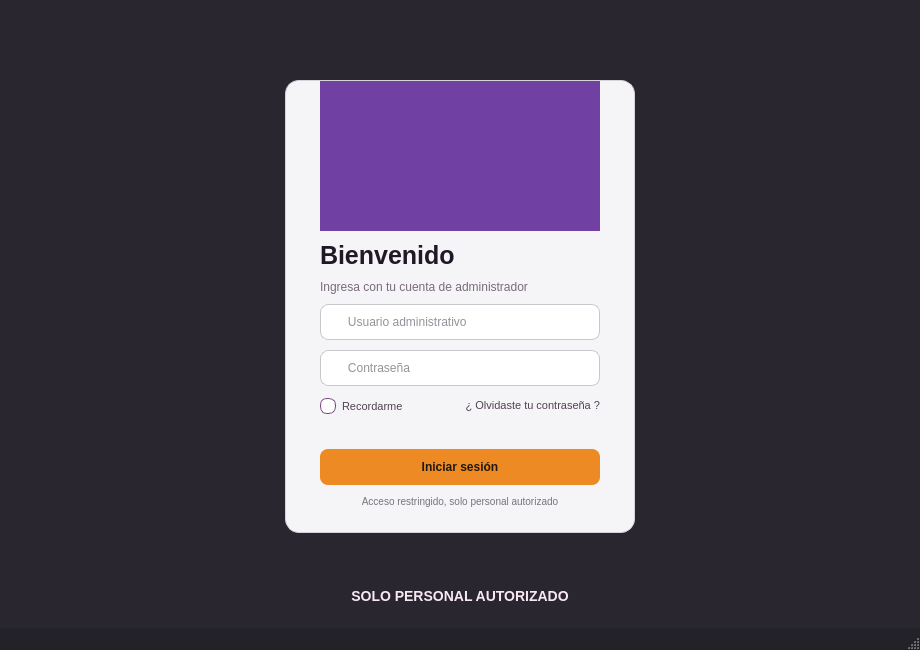
<?xml version="1.0" encoding="UTF-8"?>
<ui version="4.0">
 <class>AdminLogin</class>
 <widget class="QMainWindow" name="AdminLogin">
  <property name="geometry">
   <rect>
    <x>0</x>
    <y>0</y>
    <width>920</width>
    <height>650</height>
   </rect>
  </property>
  <property name="minimumSize">
   <size>
    <width>920</width>
    <height>650</height>
   </size>
  </property>
  <property name="windowTitle">
   <string> Acceso administrativo</string>
  </property>
  <property name="styleSheet">
   <string notr="true">QMainWindow { background: #242229; } QWidget#centralwidget { background: #242229; } QWidget#scene { background-color: #292630; background-image: qlineargradient(x1:0,y1:0,x2:1,y2:1,stop:0 #292630,stop:0.58 #49316a,stop:1 #7041a2); } QFrame#loginCard { background: #f5f4f6; border: 1px solid #d5d2da; border-radius: 14px; } QLabel#artwork { background-color: #7041a2; background-image: qlineargradient(x1:0,y1:0,x2:1,y2:0,stop:0 #503174,stop:1 #7041a2); color: #ffffff; font-size: 54px; border: none; } QLabel#brand { color: #f9e8f1; background: transparent; font-size: 14px; font-weight: 600; } QLabel#title { color: #201827; font-size: 25px; font-weight: 700; } QLabel#subtitle { color: #796b7d; font-size: 12px; } QLineEdit { background: #ffffff; color: #292631; border: 1px solid #c8c7cd; border-radius: 8px; padding: 9px 15px; font-size: 12px; selection-background-color: #743c76; } QLineEdit:focus { border: 2px solid #7041a2; } QLineEdit::placeholder { color: #89858f; } QCheckBox, QCheckBox:checked { color: #514255; font-size: 11px; spacing: 6px; } QCheckBox::indicator { width: 14px; height: 14px; border: 1px solid #7b4780; border-radius: 7px; background: white; } QCheckBox::indicator:checked { background: #734177; } QPushButton#forgotButton, QPushButton#backButton { color: #514255; background: transparent; border: none; font-size: 11px; text-align: right; } QPushButton#forgotButton:hover, QPushButton#backButton:hover { color: #ed8a24; text-decoration: underline; } QPushButton#loginButton { color: white; background: #ed8a24; color: #21180f; border: none; border-radius: 8px; padding: 9px; font-size: 12px; font-weight: 700; } QPushButton#loginButton:hover { background: #d97816; } QPushButton#loginButton:pressed { background: #c46810; } QLabel#statusLabel { color: #a44764; font-size: 11px; } QLabel#footer { color: #f9eaf2; background: transparent; font-size: 11px; } </string>
  </property>
  <widget class="QWidget" name="centralwidget">
   <layout class="QVBoxLayout" name="outerLayout">
    <property name="spacing">
     <number>0</number>
    </property>
    <property name="leftMargin">
     <number>0</number>
    </property>
    <property name="topMargin">
     <number>0</number>
    </property>
    <property name="rightMargin">
     <number>0</number>
    </property>
    <property name="bottomMargin">
     <number>0</number>
    </property>
    <item>
     <widget class="QWidget" name="scene" native="true">
      <layout class="QVBoxLayout" name="sceneLayout">
       <property name="leftMargin">
        <number>30</number>
       </property>
       <property name="topMargin">
        <number>30</number>
       </property>
       <property name="rightMargin">
        <number>30</number>
       </property>
       <property name="bottomMargin">
        <number>24</number>
       </property>
       <item>
        <spacer name="topSpacer">
         <property name="orientation">
          <enum>Qt::Vertical</enum>
         </property>
         <property name="sizeHint" stdset="0">
          <size>
           <width>20</width>
           <height>10</height>
          </size>
         </property>
        </spacer>
       </item>
       <item>
        <layout class="QHBoxLayout" name="cardRow">
         <item>
          <spacer name="leftSpacer">
           <property name="orientation">
            <enum>Qt::Horizontal</enum>
           </property>
           <property name="sizeHint" stdset="0">
            <size>
             <width>40</width>
             <height>20</height>
            </size>
           </property>
          </spacer>
         </item>
         <item>
          <widget class="QFrame" name="loginCard">
           <property name="minimumSize">
            <size>
             <width>350</width>
             <height>0</height>
            </size>
           </property>
           <property name="maximumSize">
            <size>
             <width>390</width>
             <height>16777215</height>
            </size>
           </property>
           <property name="frameShape">
            <enum>QFrame::StyledPanel</enum>
           </property>
           <property name="frameShadow">
            <enum>QFrame::Raised</enum>
           </property>
           <layout class="QVBoxLayout" name="cardLayout">
            <property name="spacing">
             <number>10</number>
            </property>
            <property name="leftMargin">
             <number>34</number>
            </property>
            <property name="topMargin">
             <number>0</number>
            </property>
            <property name="rightMargin">
             <number>34</number>
            </property>
            <property name="bottomMargin">
             <number>24</number>
            </property>
            <item>
             <widget class="QLabel" name="artwork">
              <property name="minimumSize">
               <size>
                <width>0</width>
                <height>150</height>
               </size>
              </property>
              <property name="text">
               <string/>
              </property>
              <property name="alignment">
               <set>Qt::AlignCenter</set>
              </property>
             </widget>
            </item>
            <item>
             <widget class="QLabel" name="title">
              <property name="text">
               <string>Bienvenido</string>
              </property>
             </widget>
            </item>
            <item>
             <widget class="QLabel" name="subtitle">
              <property name="text">
               <string>Ingresa con tu cuenta de administrador</string>
              </property>
             </widget>
            </item>
            <item>
             <widget class="QLineEdit" name="usernameInput">
              <property name="minimumSize">
               <size>
                <width>0</width>
                <height>36</height>
               </size>
              </property>
              <property name="placeholderText">
               <string>   Usuario administrativo</string>
              </property>
              <property name="clearButtonEnabled">
               <bool>true</bool>
              </property>
             </widget>
            </item>
            <item>
             <widget class="QLineEdit" name="passwordInput">
              <property name="minimumSize">
               <size>
                <width>0</width>
                <height>36</height>
               </size>
              </property>
              <property name="echoMode">
               <enum>QLineEdit::Password</enum>
              </property>
              <property name="placeholderText">
               <string>   Contraseña</string>
              </property>
             </widget>
            </item>
            <item>
             <layout class="QHBoxLayout" name="optionsLayout">
              <property name="spacing">
               <number>6</number>
              </property>
              <item>
               <widget class="QCheckBox" name="rememberCheck">
                <property name="text">
                 <string>Recordarme</string>
                </property>
               </widget>
              </item>
              <item>
               <spacer name="optionsSpacer">
                <property name="orientation">
                 <enum>Qt::Horizontal</enum>
                </property>
                <property name="sizeHint" stdset="0">
                 <size>
                  <width>15</width>
                  <height>20</height>
                 </size>
                </property>
               </spacer>
              </item>
              <item>
               <widget class="QPushButton" name="forgotButton">
                <property name="cursor">
                 <cursorShape>PointingHandCursor</cursorShape>
                </property>
                <property name="text">
                 <string>¿ Olvidaste tu contraseña ?</string>
                </property>
               </widget>
              </item>
             </layout>
            </item>
            <item>
             <widget class="QLabel" name="statusLabel">
              <property name="text">
               <string/>
              </property>
              <property name="wordWrap">
               <bool>true</bool>
              </property>
             </widget>
            </item>
            <item>
             <widget class="QPushButton" name="loginButton">
              <property name="minimumSize">
               <size>
                <width>0</width>
                <height>36</height>
               </size>
              </property>
              <property name="cursor">
               <cursorShape>PointingHandCursor</cursorShape>
              </property>
              <property name="text">
               <string>Iniciar sesión</string>
              </property>
              <property name="default">
               <bool>true</bool>
              </property>
             </widget>
            </item>
            <item>
             <widget class="QLabel" name="footerHint">
              <property name="styleSheet">
               <string notr="true">color: #77737e; font-size: 10px; background: transparent;</string>
              </property>
              <property name="text">
               <string>Acceso restringido, solo personal autorizado</string>
              </property>
              <property name="alignment">
               <set>Qt::AlignCenter</set>
              </property>
             </widget>
            </item>
           </layout>
          </widget>
         </item>
         <item>
          <spacer name="rightSpacer">
           <property name="orientation">
            <enum>Qt::Horizontal</enum>
           </property>
           <property name="sizeHint" stdset="0">
            <size>
             <width>40</width>
             <height>20</height>
            </size>
           </property>
          </spacer>
         </item>
        </layout>
       </item>
       <item>
        <spacer name="bottomSpacer">
         <property name="orientation">
          <enum>Qt::Vertical</enum>
         </property>
         <property name="sizeHint" stdset="0">
          <size>
           <width>20</width>
           <height>10</height>
          </size>
         </property>
        </spacer>
       </item>
       <item>
        <widget class="QLabel" name="brand">
         <property name="text">
          <string>SOLO PERSONAL AUTORIZADO</string>
         </property>
         <property name="alignment">
          <set>Qt::AlignCenter</set>
         </property>
        </widget>
       </item>
      </layout>
     </widget>
    </item>
   </layout>
  </widget>
  <widget class="QStatusBar" name="statusbar"/>
 </widget>
 <resources/>
 <connections/>
</ui>
